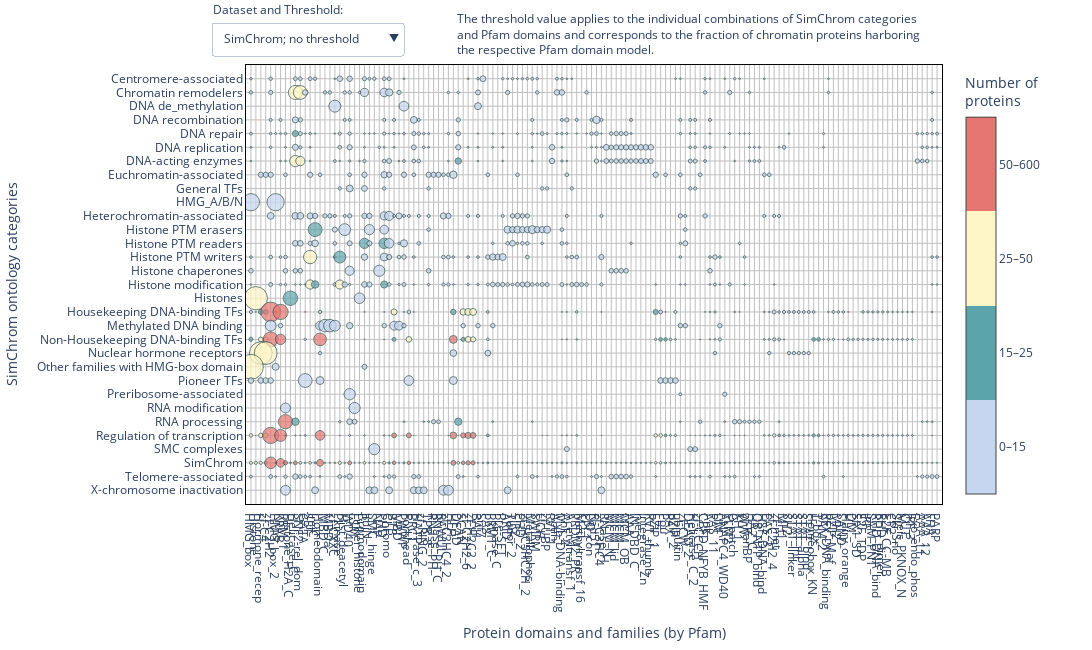

The code cell stored with this chart in its notebook:
### Code cell
import numpy as np
import pandas as pd
import plotly.graph_objects as go

# Load data
df_perc_sl = pd.read_csv("simchrom_sl_domains_percent_full.csv", index_col=0).sort_index()
df_size_sl = pd.read_csv("simchrom_sl_domains_number_full.csv", index_col=0).sort_index()
df_perc = pd.read_csv("simchrom_domains_percent_full.csv", index_col=0).sort_index()
df_size = pd.read_csv("simchrom_domains_number_full.csv", index_col=0).sort_index()

column_order = (pd.DataFrame([df_perc.max(),df_perc_sl.max()])//5).T.sort_values([1,0],ascending=False).index

df_perc_sl = df_perc_sl[column_order]
df_size_sl = df_size_sl[column_order]
df_perc = df_perc[column_order]
df_size = df_size[column_order]

def map_color(val):
    if val < 15:
        return 0.2
    elif val < 25:
        return 0.3
    elif val < 50:
        return 0.6
    else:
        return 0.8
    
colorscale = [
    [0.0, "#c6d6f0"],
    [0.25, "#c6d6f0"],
    [0.25, "#5ca4ac"],
    [0.5, "#5ca4ac"],
    [0.5, "#fff6c7"],
    [0.75, "#fff6c7"],
    [0.75, "#e57570"],
    [1.0, "#e57570"],
]

def make_trace(df_perc, df_size, threshold):
    n_rows, n_cols = df_size.shape
    x, y = np.meshgrid(np.arange(n_cols), np.arange(n_rows))
    x = x.flatten()
    y = y.flatten()

    sizes = df_perc.values.flatten()
    colors = df_size.values.flatten()

    mask = sizes >= threshold
    x_all = x[mask]
    y_all = y[mask]
    sizes_all = sizes[mask]
    colors_all = colors[mask]
    color_cats = [map_color(val) for val in colors_all]

    return go.Scatter(
        x=x_all,
        y=y_all,
        text=[
            f"{percent:.1f}%, {num:n} proteins"
            for num, percent in zip(colors_all, sizes_all)
        ],
        name='',
        mode="markers",
        marker=dict(
            color=color_cats,
            colorscale=colorscale,
            cmin=0,
            cmax=1,
            colorbar=dict(
                tickvals=[i/4+1/8 for i in range(4)], 
                ticktext=["0–15","15–25","25–50","50–600"],
                title="Number of<br>proteins"
            ),
            size=sizes_all,
            opacity=0.7,
            sizemode="area",
            sizeref=0.3,
            line_width=1,
            line_color="DarkSlateGrey"
        ),
        showlegend=False,
        visible=False
    )

thresholds = [0, 5, 10]
data = []

# Create all traces
for df_p, df_s in [(df_perc, df_size), (df_perc_sl, df_size_sl)]:
    for th in thresholds:
        trace = make_trace(df_p, df_s, th)
        data.append(trace)

# Set default visible trace
data[-1].visible = True

# Dropdowns
n_thresholds = len(thresholds)
thresholds_max_x = [df_size.shape[1],(df_perc_sl.max()>=5).sum()+2,(df_perc_sl.max()>=10).sum()+2]*2
plot_sizes = [1800,1200,1000]*2



    
buttons = []

for i, (ds_label, ds_idx) in enumerate(zip(['SimChrom']*n_thresholds+['SimChrom-SL']*n_thresholds, [0]*n_thresholds+[1]*n_thresholds)):
    th = thresholds[i % 3]
    max_x = thresholds_max_x[i]
    vis = [False] * len(data)
    vis[i] = True
    
    buttons.append(dict(
        label=f"{ds_label}; {'>'+str(th)+'%' if th != 0 else 'no threshold'}",
        method="update",
        args=[
            {"visible": vis},
            {"xaxis.range": [-1,max_x], "width":plot_sizes[i]},
        ]
        
    ))
    
    
# Figure
fig = go.Figure(data=data)
fig.update_layout(
    autosize=False,
    width=1000,
    height=650,
    xaxis=dict(
        title="Protein domains and families (by Pfam)",
        tickmode="array",
        tickvals=np.arange(df_size.shape[1]),
        ticktext=df_size.columns,
        gridcolor="silver",
        range=[-1, thresholds_max_x[-1]],
        zeroline=False,
        linewidth=1,
        linecolor="black",
        showline=True,
        mirror=True,
    ),
    yaxis=dict(
        title="SimChrom ontology categories",
        tickmode="array",
        tickvals=np.arange(df_size.shape[0]),
        ticktext=df_size.index,
        gridcolor="silver",
        range=[df_size.shape[0], -1],
        zeroline=False,
        linewidth=1,
        linecolor="black",
        showline=True,
        mirror=True,
    ),
    margin=dict(r=150, t=50),
    plot_bgcolor="white",
    dragmode=False,
    updatemenus=[
        dict(
            buttons=buttons,
            direction="down",
            active=len(buttons) - 1,
            x=-0.05,
            y=1.12,
            showactive=True,
            pad={"r": 10, "t": 10},
            xanchor="left",
            yanchor="top",
        ),
        # dict(
        #     buttons=buttons_threshold,
        #     direction="down",
        #     x=0.25,
        #     y=1.15,
        #     showactive=True,
        #     pad={"r": 10, "t": 10},
        #     xanchor="left",
        #     yanchor="top",
        # ),
    ],
    annotations=[
        dict(text="Dataset and Threshold:", x=-0.05, y=1.15, xref="paper", yref="paper", showarrow=False),
        dict(text="The threshold value applies to the individual combinations of SimChrom categories <br>and Pfam domains and corresponds to the fraction of chromatin proteins harboring <br>the respective Pfam domain model.",
             x=0.3, y=1.13, xref="paper", yref="paper", showarrow=False,align="left"),
        
    ]
)


js_snippet = '''
var plot = $('#SHvsPfam_plot');
plot.on('plotly_click', function(data){
    var pts = '';
    var point = data.points[0];
    console.log(plot.layout.xaxis.ticktext[point.x]);
    console.log(plot.layout.yaxis.ticktext[point.y]);
});
'''
config = {
    'scrollZoom': False,  # Disable scroll to zoom
    'modeBarButtonsToRemove': ['zoom2d'],
    'displayModeBar': False,  # Hide the mode bar (toolbar)
    'doubleClick': False,  # Disable double click to reset zoom
    'editable': False,  # Disable edits like moving title and axes
    'staticPlot': False  # Disable all interactivity (makes the plot static)
}

fig.write_html("SHvsPfam_plot.html", full_html=False,div_id='SHvsPfam_plot',include_plotlyjs='js/plotly-2.35.2.min.js',config=config)


fig.show()

### Figure 1 — Plotly figure (JSON) as saved in the notebook; plotly's stock layout.template omitted (floating-point values rounded to 4 significant figures; data arrays with more than 128 entries replaced by an {"elided": "..."} marker saying what was removed)
{"data": [{"marker": {"cmax": 1, "cmin": 0, "color": {"elided": "4340 float values"}, "colorbar": {"ticktext": ["0–15", "15–25", "25–50", "50–600"], "tickvals": [0.125, 0.375, 0.625, 0.875], "title": {"text": "Number of<br>proteins"}}, "colorscale": [[0, "#c6d6f0"], [0.25, "#c6d6f0"], [0.25, "#5ca4ac"], [0.5, "#5ca4ac"], [0.5, "#fff6c7"], [0.75, "#fff6c7"], [0.75, "#e57570"], [1, "#e57570"]], "line": {"color": "DarkSlateGrey", "width": 1}, "opacity": 0.7, "size": {"elided": "4340 float values"}, "sizemode": "area", "sizeref": 0.3}, "mode": "markers", "name": "", "showlegend": false, "text": {"elided": "4340 str values"}, "type": "scatter", "visible": true, "x": {"elided": "4340 int values"}, "y": {"elided": "4340 int values"}}, {"marker": {"cmax": 1, "cmin": 0, "color": [0.2, 0.6, 0.6, 0.2, 0.2, 0.2, 0.2, 0.2, 0.2, 0.2, 0.2, 0.2, 0.3, 0.2, 0.2, 0.6, 0.6, 0.3, 0.2, 0.2, 0.2, 0.2, 0.2, 0.2, 0.2, 0.2, 0.2, 0.2, 0.2, 0.2, 0.2, 0.2, 0.3, 0.2, 0.2, 0.2, 0.2, 0.2, 0.2, 0.2, 0.2, 0.2, 0.2, 0.2, 0.2, 0.2, 0.3, 0.3, 0.2, 0.2, 0.6, 0.3, 0.2, 0.2, 0.2, 0.2, 0.2, 0.2, 0.2, 0.6, 0.3, 0.6, 0.3, 0.6, 0.3, 0.2, 0.8, 0.8, 0.6, 0.6, 0.6, 0.6, 0.2, 0.2, 0.2, 0.2, 0.2, 0.2, 0.2, 0.2, 0.8, 0.8, 0.8, 0.8, 0.6, 0.6, 0.2, 0.2, 0.6, 0.2, 0.2, 0.2, 0.2, 0.2, 0.2, 0.2, 0.2, 0.8, 0.3, 0.3, 0.8, 0.8, 0.8, 0.8, 0.8, 0.2, 0.8, 0.8, 0.8, 0.2, 0.2, 0.2, 0.2, 0.2, 0.2, 0.2, 0.2, 0.2, 0.2, 0.2, 0.2], "colorbar": {"ticktext": ["0–15", "15–25", "25–50", "50–600"], "tickvals": [0.125, 0.375, 0.625, 0.875], "title": {"text": "Number of<br>proteins"}}, "colorscale": [[0, "#c6d6f0"], [0.25, "#c6d6f0"], [0.25, "#5ca4ac"], [0.5, "#5ca4ac"], [0.5, "#fff6c7"], [0.75, "#fff6c7"], [0.75, "#e57570"], [1, "#e57570"]], "line": {"color": "DarkSlateGrey", "width": 1}, "opacity": 0.7, "size": [5.195, 29.73, 28.83, 9.91, 10.81, 8.108, 21.43, 14.29, 7.143, 5.479, 6.849, 8.219, 5.405, 5.556, 5.051, 19.52, 12.75, 5.976, 6.122, 8.163, 6.78, 5.085, 44.44, 44.44, 6.944, 6.944, 6.944, 5.556, 9.722, 12.5, 5.556, 5.556, 28.85, 21.15, 15.38, 11.54, 7.692, 5.769, 7.692, 5.769, 5.769, 9.615, 5.769, 5.769, 7.692, 6.796, 15.53, 16.5, 13.59, 7.767, 26.53, 21.43, 6.122, 9.184, 6.122, 5.102, 7.143, 12.5, 18.75, 12.7, 8.333, 12.3, 7.54, 81.48, 31.48, 16.67, 58.09, 34.74, 5.699, 6.25, 7.169, 7.353, 17.65, 11.76, 23.53, 23.53, 17.65, 5.882, 11.76, 11.76, 33.37, 16.2, 24.3, 9.19, 77.97, 77.97, 6.78, 5.085, 92.59, 7.407, 28.57, 9.524, 14.29, 9.524, 19.18, 14.81, 18.52, 30.26, 8.333, 7.895, 39.49, 21.55, 13.94, 6.671, 5.337, 18.52, 20.17, 10.96, 7.059, 14.29, 7.143, 7.143, 7.143, 7.143, 7.143, 7.143, 7.143, 14.29, 14.29, 7.143, 7.143], "sizemode": "area", "sizeref": 0.3}, "mode": "markers", "name": "", "showlegend": false, "text": ["5.2%, 12 proteins", "29.7%, 33 proteins", "28.8%, 32 proteins", "9.9%, 11 proteins", "10.8%, 12 proteins", "8.1%, 9 proteins", "21.4%, 3 proteins", "14.3%, 2 proteins", "7.1%, 1 proteins", "5.5%, 4 proteins", "6.8%, 5 proteins", "8.2%, 6 proteins", "5.4%, 18 proteins", "5.6%, 11 proteins", "5.1%, 10 proteins", "19.5%, 49 proteins", "12.7%, 32 proteins", "6.0%, 15 proteins", "6.1%, 3 proteins", "8.2%, 4 proteins", "6.8%, 4 proteins", "5.1%, 3 proteins", "44.4%, 4 proteins", "44.4%, 4 proteins", "6.9%, 5 proteins", "6.9%, 5 proteins", "6.9%, 5 proteins", "5.6%, 4 proteins", "9.7%, 7 proteins", "12.5%, 9 proteins", "5.6%, 4 proteins", "5.6%, 4 proteins", "28.8%, 15 proteins", "21.2%, 11 proteins", "15.4%, 8 proteins", "11.5%, 6 proteins", "7.7%, 4 proteins", "5.8%, 3 proteins", "7.7%, 4 proteins", "5.8%, 3 proteins", "5.8%, 3 proteins", "9.6%, 5 proteins", "5.8%, 3 proteins", "5.8%, 3 proteins", "7.7%, 4 proteins", "6.8%, 7 proteins", "15.5%, 16 proteins", "16.5%, 17 proteins", "13.6%, 14 proteins", "7.8%, 8 proteins", "26.5%, 26 proteins", "21.4%, 21 proteins", "6.1%, 6 proteins", "9.2%, 9 proteins", "6.1%, 6 proteins", "5.1%, 5 proteins", "7.1%, 7 proteins", "12.5%, 4 proteins", "18.8%, 6 proteins", "12.7%, 32 proteins", "8.3%, 21 proteins", "12.3%, 31 proteins", "7.5%, 19 proteins", "81.5%, 44 proteins", "31.5%, 17 proteins", "16.7%, 9 proteins", "58.1%, 316 proteins", "34.7%, 189 proteins", "5.7%, 31 proteins", "6.2%, 34 proteins", "7.2%, 39 proteins", "7.4%, 40 proteins", "17.6%, 6 proteins", "11.8%, 4 proteins", "23.5%, 8 proteins", "23.5%, 8 proteins", "17.6%, 6 proteins", "5.9%, 2 proteins", "11.8%, 4 proteins", "11.8%, 4 proteins", "33.4%, 276 proteins", "16.2%, 134 proteins", "24.3%, 201 proteins", "9.2%, 76 proteins", "78.0%, 46 proteins", "78.0%, 46 proteins", "6.8%, 4 proteins", "5.1%, 3 proteins", "92.6%, 25 proteins", "7.4%, 2 proteins", "28.6%, 6 proteins", "9.5%, 2 proteins", "14.3%, 3 proteins", "9.5%, 2 proteins", "19.2%, 14 proteins", "14.8%, 4 proteins", "18.5%, 5 proteins", "30.3%, 69 proteins", "8.3%, 19 proteins", "7.9%, 18 proteins", "39.5%, 592 proteins", "21.5%, 323 proteins", "13.9%, 209 proteins", "6.7%, 100 proteins", "5.3%, 80 proteins", "18.5%, 5 proteins", "20.2%, 600 proteins", "11.0%, 326 proteins", "7.1%, 210 proteins", "14.3%, 2 proteins", "7.1%, 1 proteins", "7.1%, 1 proteins", "7.1%, 1 proteins", "7.1%, 1 proteins", "7.1%, 1 proteins", "7.1%, 1 proteins", "7.1%, 1 proteins", "14.3%, 2 proteins", "14.3%, 2 proteins", "7.1%, 1 proteins", "7.1%, 1 proteins"], "type": "scatter", "visible": false, "x": [47, 9, 10, 23, 27, 28, 17, 31, 46, 9, 33, 70, 9, 9, 72, 9, 10, 42, 27, 41, 20, 23, 0, 5, 4, 9, 10, 12, 27, 28, 30, 39, 13, 19, 24, 27, 52, 53, 54, 55, 56, 57, 58, 59, 60, 13, 23, 27, 28, 31, 12, 18, 23, 27, 49, 50, 51, 20, 26, 12, 13, 18, 27, 1, 8, 22, 4, 6, 29, 43, 44, 45, 4, 14, 15, 16, 17, 20, 29, 30, 4, 6, 14, 41, 2, 3, 41, 48, 0, 5, 11, 14, 32, 41, 20, 7, 21, 7, 9, 42, 4, 6, 14, 41, 44, 25, 4, 6, 14, 7, 13, 24, 25, 28, 33, 34, 35, 39, 40, 52, 71], "y": [0, 1, 1, 1, 1, 1, 2, 2, 2, 3, 3, 3, 4, 5, 5, 6, 6, 6, 7, 7, 8, 8, 9, 9, 10, 10, 10, 10, 10, 10, 10, 10, 11, 11, 11, 11, 11, 11, 11, 11, 11, 11, 11, 11, 11, 12, 12, 12, 12, 12, 13, 13, 13, 13, 13, 13, 13, 14, 14, 15, 15, 15, 15, 16, 16, 16, 17, 17, 17, 17, 17, 17, 18, 18, 18, 18, 18, 18, 18, 18, 19, 19, 19, 19, 20, 20, 20, 20, 21, 21, 22, 22, 22, 22, 23, 24, 24, 25, 25, 25, 26, 26, 26, 26, 26, 27, 28, 28, 28, 30, 30, 30, 30, 30, 30, 30, 30, 30, 30, 30, 30]}, {"marker": {"cmax": 1, "cmin": 0, "color": [0.6, 0.6, 0.2, 0.2, 0.2, 0.6, 0.6, 0.2, 0.2, 0.2, 0.3, 0.2, 0.2, 0.2, 0.3, 0.3, 0.2, 0.6, 0.3, 0.2, 0.2, 0.6, 0.6, 0.6, 0.3, 0.2, 0.8, 0.8, 0.2, 0.2, 0.2, 0.2, 0.2, 0.2, 0.2, 0.8, 0.8, 0.8, 0.6, 0.6, 0.6, 0.2, 0.2, 0.2, 0.2, 0.2, 0.8, 0.8, 0.8, 0.8, 0.2, 0.8, 0.8, 0.2, 0.2, 0.2], "colorbar": {"ticktext": ["0–15", "15–25", "25–50", "50–600"], "tickvals": [0.125, 0.375, 0.625, 0.875], "title": {"text": "Number of<br>proteins"}}, "colorscale": [[0, "#c6d6f0"], [0.25, "#c6d6f0"], [0.25, "#5ca4ac"], [0.5, "#5ca4ac"], [0.5, "#fff6c7"], [0.75, "#fff6c7"], [0.75, "#e57570"], [1, "#e57570"]], "line": {"color": "DarkSlateGrey", "width": 1}, "opacity": 0.7, "size": [29.73, 28.83, 10.81, 21.43, 14.29, 19.52, 12.75, 44.44, 44.44, 12.5, 28.85, 21.15, 15.38, 11.54, 15.53, 16.5, 13.59, 26.53, 21.43, 12.5, 18.75, 12.7, 12.3, 81.48, 31.48, 16.67, 58.09, 34.74, 17.65, 11.76, 23.53, 23.53, 17.65, 11.76, 11.76, 33.37, 16.2, 24.3, 77.97, 77.97, 92.59, 28.57, 14.29, 19.18, 14.81, 18.52, 30.26, 39.49, 21.55, 13.94, 18.52, 20.17, 10.96, 14.29, 14.29, 14.29], "sizemode": "area", "sizeref": 0.3}, "mode": "markers", "name": "", "showlegend": false, "text": ["29.7%, 33 proteins", "28.8%, 32 proteins", "10.8%, 12 proteins", "21.4%, 3 proteins", "14.3%, 2 proteins", "19.5%, 49 proteins", "12.7%, 32 proteins", "44.4%, 4 proteins", "44.4%, 4 proteins", "12.5%, 9 proteins", "28.8%, 15 proteins", "21.2%, 11 proteins", "15.4%, 8 proteins", "11.5%, 6 proteins", "15.5%, 16 proteins", "16.5%, 17 proteins", "13.6%, 14 proteins", "26.5%, 26 proteins", "21.4%, 21 proteins", "12.5%, 4 proteins", "18.8%, 6 proteins", "12.7%, 32 proteins", "12.3%, 31 proteins", "81.5%, 44 proteins", "31.5%, 17 proteins", "16.7%, 9 proteins", "58.1%, 316 proteins", "34.7%, 189 proteins", "17.6%, 6 proteins", "11.8%, 4 proteins", "23.5%, 8 proteins", "23.5%, 8 proteins", "17.6%, 6 proteins", "11.8%, 4 proteins", "11.8%, 4 proteins", "33.4%, 276 proteins", "16.2%, 134 proteins", "24.3%, 201 proteins", "78.0%, 46 proteins", "78.0%, 46 proteins", "92.6%, 25 proteins", "28.6%, 6 proteins", "14.3%, 3 proteins", "19.2%, 14 proteins", "14.8%, 4 proteins", "18.5%, 5 proteins", "30.3%, 69 proteins", "39.5%, 592 proteins", "21.5%, 323 proteins", "13.9%, 209 proteins", "18.5%, 5 proteins", "20.2%, 600 proteins", "11.0%, 326 proteins", "14.3%, 2 proteins", "14.3%, 2 proteins", "14.3%, 2 proteins"], "type": "scatter", "visible": false, "x": [9, 10, 27, 17, 31, 9, 10, 0, 5, 28, 13, 19, 24, 27, 23, 27, 28, 12, 18, 20, 26, 12, 18, 1, 8, 22, 4, 6, 4, 14, 15, 16, 17, 29, 30, 4, 6, 14, 2, 3, 0, 11, 32, 20, 7, 21, 7, 4, 6, 14, 25, 4, 6, 7, 39, 40], "y": [1, 1, 1, 2, 2, 6, 6, 9, 9, 10, 11, 11, 11, 11, 12, 12, 12, 13, 13, 14, 14, 15, 15, 16, 16, 16, 17, 17, 18, 18, 18, 18, 18, 18, 18, 19, 19, 19, 20, 20, 21, 22, 22, 23, 24, 24, 25, 26, 26, 26, 27, 28, 28, 30, 30, 30]}, {"marker": {"cmax": 1, "cmin": 0, "color": {"elided": "4340 float values"}, "colorbar": {"ticktext": ["0–15", "15–25", "25–50", "50–600"], "tickvals": [0.125, 0.375, 0.625, 0.875], "title": {"text": "Number of<br>proteins"}}, "colorscale": [[0, "#c6d6f0"], [0.25, "#c6d6f0"], [0.25, "#5ca4ac"], [0.5, "#5ca4ac"], [0.5, "#fff6c7"], [0.75, "#fff6c7"], [0.75, "#e57570"], [1, "#e57570"]], "line": {"color": "DarkSlateGrey", "width": 1}, "opacity": 0.7, "size": {"elided": "4340 float values"}, "sizemode": "area", "sizeref": 0.3}, "mode": "markers", "name": "", "showlegend": false, "text": {"elided": "4340 str values"}, "type": "scatter", "visible": false, "x": {"elided": "4340 int values"}, "y": {"elided": "4340 int values"}}, {"marker": {"cmax": 1, "cmin": 0, "color": [0.2, 0.2, 0.2, 0.6, 0.6, 0.2, 0.2, 0.2, 0.2, 0.2, 0.2, 0.2, 0.2, 0.2, 0.2, 0.2, 0.2, 0.2, 0.3, 0.3, 0.2, 0.2, 0.2, 0.2, 0.2, 0.2, 0.2, 0.2, 0.2, 0.2, 0.2, 0.2, 0.2, 0.2, 0.3, 0.2, 0.2, 0.2, 0.2, 0.2, 0.2, 0.2, 0.2, 0.2, 0.2, 0.2, 0.2, 0.2, 0.2, 0.2, 0.2, 0.6, 0.3, 0.2, 0.2, 0.2, 0.2, 0.2, 0.2, 0.2, 0.2, 0.2, 0.2, 0.2, 0.2, 0.2, 0.2, 0.2, 0.2, 0.2, 0.2, 0.6, 0.3, 0.2, 0.8, 0.8, 0.6, 0.6, 0.6, 0.6, 0.2, 0.2, 0.2, 0.2, 0.2, 0.2, 0.2, 0.2, 0.8, 0.8, 0.8, 0.8, 0.6, 0.6, 0.6, 0.2, 0.2, 0.3, 0.2, 0.2, 0.2, 0.2, 0.2, 0.2, 0.2, 0.2, 0.8, 0.3, 0.3, 0.2, 0.2, 0.8, 0.8, 0.8, 0.2, 0.2, 0.2, 0.2, 0.2], "colorbar": {"ticktext": ["0–15", "15–25", "25–50", "50–600"], "tickvals": [0.125, 0.375, 0.625, 0.875], "title": {"text": "Number of<br>proteins"}}, "colorscale": [[0, "#c6d6f0"], [0.25, "#c6d6f0"], [0.25, "#5ca4ac"], [0.5, "#5ca4ac"], [0.5, "#fff6c7"], [0.75, "#fff6c7"], [0.75, "#e57570"], [1, "#e57570"]], "line": {"color": "DarkSlateGrey", "width": 1}, "opacity": 0.7, "size": [5.839, 6.569, 8.759, 31.82, 30.68, 5.682, 5.682, 7.955, 6.818, 5.682, 5.682, 21.43, 14.29, 7.143, 10.34, 7.778, 5.556, 5.97, 9.091, 8.021, 5.882, 5.556, 5.556, 5.556, 11.11, 11.11, 11.11, 5.556, 5.556, 7.018, 44.44, 44.44, 9.524, 9.524, 29.41, 21.57, 15.69, 11.76, 7.843, 5.882, 7.843, 5.882, 5.882, 9.804, 5.882, 5.882, 7.843, 17.28, 14.81, 14.81, 8.642, 27.37, 22.11, 5.263, 8.421, 6.316, 5.263, 7.368, 12.5, 18.75, 5.479, 6.849, 5.479, 13.7, 6.849, 6.849, 5.479, 5.479, 8.219, 8.219, 6.849, 81.48, 31.48, 16.67, 61.63, 37.57, 5.368, 6.759, 7.555, 7.952, 20.69, 13.79, 27.59, 27.59, 10.34, 6.897, 13.79, 13.79, 35.87, 17.73, 25.87, 9.733, 5.333, 77.59, 77.59, 6.897, 5.172, 92.31, 7.692, 28.57, 9.524, 14.29, 9.524, 20.9, 9.091, 22.73, 32.98, 8.511, 8.511, 8.197, 18.52, 20.17, 10.96, 7.059, 5.797, 28.57, 14.29, 14.29, 14.29], "sizemode": "area", "sizeref": 0.3}, "mode": "markers", "name": "", "showlegend": false, "text": ["5.8%, 8 proteins", "6.6%, 9 proteins", "8.8%, 12 proteins", "31.8%, 28 proteins", "30.7%, 27 proteins", "5.7%, 5 proteins", "5.7%, 5 proteins", "8.0%, 7 proteins", "6.8%, 6 proteins", "5.7%, 5 proteins", "5.7%, 5 proteins", "21.4%, 3 proteins", "14.3%, 2 proteins", "7.1%, 1 proteins", "10.3%, 3 proteins", "7.8%, 7 proteins", "5.6%, 5 proteins", "6.0%, 4 proteins", "9.1%, 17 proteins", "8.0%, 15 proteins", "5.9%, 11 proteins", "5.6%, 1 proteins", "5.6%, 1 proteins", "5.6%, 1 proteins", "11.1%, 2 proteins", "11.1%, 2 proteins", "11.1%, 2 proteins", "5.6%, 1 proteins", "5.6%, 1 proteins", "7.0%, 4 proteins", "44.4%, 4 proteins", "44.4%, 4 proteins", "9.5%, 2 proteins", "9.5%, 2 proteins", "29.4%, 15 proteins", "21.6%, 11 proteins", "15.7%, 8 proteins", "11.8%, 6 proteins", "7.8%, 4 proteins", "5.9%, 3 proteins", "7.8%, 4 proteins", "5.9%, 3 proteins", "5.9%, 3 proteins", "9.8%, 5 proteins", "5.9%, 3 proteins", "5.9%, 3 proteins", "7.8%, 4 proteins", "17.3%, 14 proteins", "14.8%, 12 proteins", "14.8%, 12 proteins", "8.6%, 7 proteins", "27.4%, 26 proteins", "22.1%, 21 proteins", "5.3%, 5 proteins", "8.4%, 8 proteins", "6.3%, 6 proteins", "5.3%, 5 proteins", "7.4%, 7 proteins", "12.5%, 4 proteins", "18.8%, 6 proteins", "5.5%, 4 proteins", "6.8%, 5 proteins", "5.5%, 4 proteins", "13.7%, 10 proteins", "6.8%, 5 proteins", "6.8%, 5 proteins", "5.5%, 4 proteins", "5.5%, 4 proteins", "8.2%, 6 proteins", "8.2%, 6 proteins", "6.8%, 5 proteins", "81.5%, 44 proteins", "31.5%, 17 proteins", "16.7%, 9 proteins", "61.6%, 310 proteins", "37.6%, 189 proteins", "5.4%, 27 proteins", "6.8%, 34 proteins", "7.6%, 38 proteins", "8.0%, 40 proteins", "20.7%, 6 proteins", "13.8%, 4 proteins", "27.6%, 8 proteins", "27.6%, 8 proteins", "10.3%, 3 proteins", "6.9%, 2 proteins", "13.8%, 4 proteins", "13.8%, 4 proteins", "35.9%, 269 proteins", "17.7%, 133 proteins", "25.9%, 194 proteins", "9.7%, 73 proteins", "5.3%, 40 proteins", "77.6%, 45 proteins", "77.6%, 45 proteins", "6.9%, 4 proteins", "5.2%, 3 proteins", "92.3%, 24 proteins", "7.7%, 2 proteins", "28.6%, 6 proteins", "9.5%, 2 proteins", "14.3%, 3 proteins", "9.5%, 2 proteins", "20.9%, 14 proteins", "9.1%, 2 proteins", "22.7%, 5 proteins", "33.0%, 62 proteins", "8.5%, 16 proteins", "8.5%, 16 proteins", "8.2%, 5 proteins", "18.5%, 5 proteins", "20.2%, 600 proteins", "11.0%, 326 proteins", "7.1%, 210 proteins", "5.8%, 4 proteins", "28.6%, 2 proteins", "14.3%, 1 proteins", "14.3%, 1 proteins", "14.3%, 1 proteins"], "type": "scatter", "visible": false, "x": [18, 20, 47, 9, 10, 11, 23, 27, 28, 62, 63, 17, 31, 46, 33, 59, 69, 20, 9, 42, 61, 7, 20, 31, 36, 37, 38, 41, 64, 20, 0, 5, 39, 40, 13, 19, 24, 27, 52, 53, 54, 55, 56, 57, 58, 59, 60, 23, 27, 28, 31, 12, 18, 23, 27, 49, 50, 51, 20, 26, 4, 12, 13, 18, 55, 56, 63, 65, 66, 67, 68, 1, 8, 22, 4, 6, 29, 43, 44, 45, 4, 14, 15, 16, 17, 20, 29, 30, 4, 6, 14, 41, 44, 2, 3, 41, 48, 0, 5, 11, 14, 32, 41, 20, 7, 21, 7, 9, 42, 20, 25, 4, 6, 14, 20, 7, 25, 34, 35], "y": [0, 0, 0, 1, 1, 1, 1, 1, 1, 1, 1, 2, 2, 2, 3, 4, 4, 5, 6, 6, 6, 7, 7, 7, 7, 7, 7, 7, 7, 8, 9, 9, 10, 10, 11, 11, 11, 11, 11, 11, 11, 11, 11, 11, 11, 11, 11, 12, 12, 12, 12, 13, 13, 13, 13, 13, 13, 13, 14, 14, 15, 15, 15, 15, 15, 15, 15, 15, 15, 15, 15, 16, 16, 16, 17, 17, 17, 17, 17, 17, 18, 18, 18, 18, 18, 18, 18, 18, 19, 19, 19, 19, 19, 20, 20, 20, 20, 21, 21, 22, 22, 22, 22, 23, 24, 24, 25, 25, 25, 26, 27, 28, 28, 28, 29, 30, 30, 30, 30]}, {"marker": {"cmax": 1, "cmin": 0, "color": [0.6, 0.6, 0.2, 0.2, 0.2, 0.2, 0.2, 0.2, 0.2, 0.2, 0.3, 0.2, 0.2, 0.2, 0.2, 0.2, 0.2, 0.6, 0.3, 0.2, 0.2, 0.2, 0.6, 0.3, 0.2, 0.8, 0.8, 0.2, 0.2, 0.2, 0.2, 0.2, 0.2, 0.2, 0.8, 0.8, 0.8, 0.6, 0.6, 0.3, 0.2, 0.2, 0.2, 0.2, 0.8, 0.2, 0.8, 0.8, 0.2, 0.2, 0.2, 0.2], "colorbar": {"ticktext": ["0–15", "15–25", "25–50", "50–600"], "tickvals": [0.125, 0.375, 0.625, 0.875], "title": {"text": "Number of<br>proteins"}}, "colorscale": [[0, "#c6d6f0"], [0.25, "#c6d6f0"], [0.25, "#5ca4ac"], [0.5, "#5ca4ac"], [0.5, "#fff6c7"], [0.75, "#fff6c7"], [0.75, "#e57570"], [1, "#e57570"]], "line": {"color": "DarkSlateGrey", "width": 1}, "opacity": 0.7, "size": [31.82, 30.68, 21.43, 14.29, 10.34, 11.11, 11.11, 11.11, 44.44, 44.44, 29.41, 21.57, 15.69, 11.76, 17.28, 14.81, 14.81, 27.37, 22.11, 12.5, 18.75, 13.7, 81.48, 31.48, 16.67, 61.63, 37.57, 20.69, 13.79, 27.59, 27.59, 10.34, 13.79, 13.79, 35.87, 17.73, 25.87, 77.59, 77.59, 92.31, 28.57, 14.29, 20.9, 22.73, 32.98, 18.52, 20.17, 10.96, 28.57, 14.29, 14.29, 14.29], "sizemode": "area", "sizeref": 0.3}, "mode": "markers", "name": "", "showlegend": false, "text": ["31.8%, 28 proteins", "30.7%, 27 proteins", "21.4%, 3 proteins", "14.3%, 2 proteins", "10.3%, 3 proteins", "11.1%, 2 proteins", "11.1%, 2 proteins", "11.1%, 2 proteins", "44.4%, 4 proteins", "44.4%, 4 proteins", "29.4%, 15 proteins", "21.6%, 11 proteins", "15.7%, 8 proteins", "11.8%, 6 proteins", "17.3%, 14 proteins", "14.8%, 12 proteins", "14.8%, 12 proteins", "27.4%, 26 proteins", "22.1%, 21 proteins", "12.5%, 4 proteins", "18.8%, 6 proteins", "13.7%, 10 proteins", "81.5%, 44 proteins", "31.5%, 17 proteins", "16.7%, 9 proteins", "61.6%, 310 proteins", "37.6%, 189 proteins", "20.7%, 6 proteins", "13.8%, 4 proteins", "27.6%, 8 proteins", "27.6%, 8 proteins", "10.3%, 3 proteins", "13.8%, 4 proteins", "13.8%, 4 proteins", "35.9%, 269 proteins", "17.7%, 133 proteins", "25.9%, 194 proteins", "77.6%, 45 proteins", "77.6%, 45 proteins", "92.3%, 24 proteins", "28.6%, 6 proteins", "14.3%, 3 proteins", "20.9%, 14 proteins", "22.7%, 5 proteins", "33.0%, 62 proteins", "18.5%, 5 proteins", "20.2%, 600 proteins", "11.0%, 326 proteins", "28.6%, 2 proteins", "14.3%, 1 proteins", "14.3%, 1 proteins", "14.3%, 1 proteins"], "type": "scatter", "visible": false, "x": [9, 10, 17, 31, 33, 36, 37, 38, 0, 5, 13, 19, 24, 27, 23, 27, 28, 12, 18, 20, 26, 18, 1, 8, 22, 4, 6, 4, 14, 15, 16, 17, 29, 30, 4, 6, 14, 2, 3, 0, 11, 32, 20, 21, 7, 25, 4, 6, 7, 25, 34, 35], "y": [1, 1, 2, 2, 3, 7, 7, 7, 9, 9, 11, 11, 11, 11, 12, 12, 12, 13, 13, 14, 14, 15, 16, 16, 16, 17, 17, 18, 18, 18, 18, 18, 18, 18, 19, 19, 19, 20, 20, 21, 22, 22, 23, 24, 25, 27, 28, 28, 30, 30, 30, 30]}], "layout": {"annotations": [{"showarrow": false, "text": "Dataset and Threshold:", "x": -0.05, "xref": "paper", "y": 1.15, "yref": "paper"}, {"align": "left", "showarrow": false, "text": "The threshold value applies to the individual combinations of SimChrom categories <br>and Pfam domains and corresponds to the fraction of chromatin proteins harboring <br>the respective Pfam domain model.", "x": 0.3, "xref": "paper", "y": 1.13, "yref": "paper"}], "dragmode": false, "height": 650, "margin": {"r": 150, "t": 50}, "plot_bgcolor": "white", "updatemenus": [{"active": 0, "buttons": [{"args": [{"visible": [true, false, false, false, false, false]}, {"width": 1800, "xaxis.range": [-1, 140]}], "label": "SimChrom; no threshold", "method": "update"}, {"args": [{"visible": [false, true, false, false, false, false]}, {"width": 1200, "xaxis.range": [-1, 72]}], "label": "SimChrom; >5%", "method": "update"}, {"args": [{"visible": [false, false, true, false, false, false]}, {"width": 1000, "xaxis.range": [-1, 41]}], "label": "SimChrom; >10%", "method": "update"}, {"args": [{"visible": [false, false, false, true, false, false]}, {"width": 1800, "xaxis.range": [-1, 140]}], "label": "SimChrom-SL; no threshold", "method": "update"}, {"args": [{"visible": [false, false, false, false, true, false]}, {"width": 1200, "xaxis.range": [-1, 72]}], "label": "SimChrom-SL; >5%", "method": "update"}, {"args": [{"visible": [false, false, false, false, false, true]}, {"width": 1000, "xaxis.range": [-1, 41]}], "label": "SimChrom-SL; >10%", "method": "update"}], "direction": "down", "pad": {"r": 10, "t": 10}, "showactive": true, "x": -0.05, "xanchor": "left", "y": 1.12, "yanchor": "top"}], "width": 1800, "xaxis": {"autorange": false, "gridcolor": "silver", "linecolor": "black", "linewidth": 1, "mirror": true, "range": [-1, 140], "showline": true, "tickmode": "array", "ticktext": {"elided": "140 str values"}, "tickvals": {"elided": "140 int values"}, "title": {"text": "Protein domains and families (by Pfam)"}, "type": "linear", "zeroline": false}, "yaxis": {"gridcolor": "silver", "linecolor": "black", "linewidth": 1, "mirror": true, "range": [31, -1], "showline": true, "tickmode": "array", "ticktext": ["Centromere-associated", "Chromatin remodelers", "DNA de_methylation", "DNA recombination", "DNA repair", "DNA replication", "DNA-acting enzymes", "Euchromatin-associated", "General TFs", "HMG_A/B/N", "Heterochromatin-associated", "Histone PTM erasers", "Histone PTM readers", "Histone PTM writers", "Histone chaperones", "Histone modification", "Histones", "Housekeeping DNA-binding TFs", "Methylated DNA binding", "Non-Housekeeping DNA-binding TFs", "Nuclear hormone receptors", "Other families with HMG-box domain", "Pioneer TFs", "Preribosome-associated", "RNA modification", "RNA processing", "Regulation of transcription", "SMC complexes", "SimChrom", "Telomere-associated", "X-chromosome inactivation"], "tickvals": [0, 1, 2, 3, 4, 5, 6, 7, 8, 9, 10, 11, 12, 13, 14, 15, 16, 17, 18, 19, 20, 21, 22, 23, 24, 25, 26, 27, 28, 29, 30], "title": {"text": "SimChrom ontology categories"}, "type": "linear", "zeroline": false}}}
